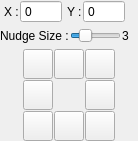
<?xml version="1.0" encoding="UTF-8"?>
<ui version="4.0">
 <class>moveWidget</class>
 <widget class="QWidget" name="moveWidget">
  <property name="geometry">
   <rect>
    <x>0</x>
    <y>0</y>
    <width>138</width>
    <height>141</height>
   </rect>
  </property>
  <property name="windowTitle">
   <string>Move Widget</string>
  </property>
  <layout class="QVBoxLayout" name="verticalLayout">
   <property name="spacing">
    <number>1</number>
   </property>
   <property name="margin">
    <number>0</number>
   </property>
   <item>
    <layout class="QHBoxLayout" name="horizontalLayout">
     <item>
      <widget class="QLabel" name="label">
       <property name="text">
        <string>X :</string>
       </property>
       <property name="indent">
        <number>4</number>
       </property>
      </widget>
     </item>
     <item>
      <widget class="QSpinBox" name="xPos_spinBox">
       <property name="toolTip">
        <string>Enter X coordinate</string>
       </property>
       <property name="buttonSymbols">
        <enum>QAbstractSpinBox::NoButtons</enum>
       </property>
       <property name="keyboardTracking">
        <bool>false</bool>
       </property>
       <property name="minimum">
        <number>-9999</number>
       </property>
       <property name="maximum">
        <number>9999</number>
       </property>
      </widget>
     </item>
     <item>
      <widget class="QLabel" name="label_2">
       <property name="text">
        <string>Y :</string>
       </property>
       <property name="indent">
        <number>4</number>
       </property>
      </widget>
     </item>
     <item>
      <widget class="QSpinBox" name="yPos_spinBox">
       <property name="toolTip">
        <string>Enter Y coordinate</string>
       </property>
       <property name="buttonSymbols">
        <enum>QAbstractSpinBox::NoButtons</enum>
       </property>
       <property name="keyboardTracking">
        <bool>false</bool>
       </property>
       <property name="minimum">
        <number>-9999</number>
       </property>
       <property name="maximum">
        <number>9999</number>
       </property>
      </widget>
     </item>
     <item>
      <spacer name="horizontalSpacer_3">
       <property name="orientation">
        <enum>Qt::Horizontal</enum>
       </property>
       <property name="sizeHint" stdset="0">
        <size>
         <width>40</width>
         <height>20</height>
        </size>
       </property>
      </spacer>
     </item>
    </layout>
   </item>
   <item>
    <layout class="QHBoxLayout" name="horizontalLayout_2">
     <item>
      <widget class="QLabel" name="label_3">
       <property name="text">
        <string>Nudge Size :</string>
       </property>
      </widget>
     </item>
     <item>
      <widget class="QSlider" name="nudge_slider">
       <property name="toolTip">
        <string>Change nudge value</string>
       </property>
       <property name="minimum">
        <number>1</number>
       </property>
       <property name="maximum">
        <number>10</number>
       </property>
       <property name="pageStep">
        <number>1</number>
       </property>
       <property name="value">
        <number>3</number>
       </property>
       <property name="orientation">
        <enum>Qt::Horizontal</enum>
       </property>
      </widget>
     </item>
     <item>
      <widget class="QLabel" name="label_4">
       <property name="minimumSize">
        <size>
         <width>16</width>
         <height>0</height>
        </size>
       </property>
       <property name="maximumSize">
        <size>
         <width>16</width>
         <height>16777215</height>
        </size>
       </property>
       <property name="text">
        <string>3</string>
       </property>
       <property name="margin">
        <number>1</number>
       </property>
      </widget>
     </item>
    </layout>
   </item>
   <item>
    <layout class="QHBoxLayout" name="horizontalLayout_3">
     <item>
      <spacer name="horizontalSpacer">
       <property name="orientation">
        <enum>Qt::Horizontal</enum>
       </property>
       <property name="sizeHint" stdset="0">
        <size>
         <width>40</width>
         <height>20</height>
        </size>
       </property>
      </spacer>
     </item>
     <item>
      <layout class="QGridLayout" name="gridLayout">
       <property name="spacing">
        <number>1</number>
       </property>
       <item row="1" column="0">
        <widget class="QPushButton" name="moveLeft_Button">
         <property name="minimumSize">
          <size>
           <width>30</width>
           <height>30</height>
          </size>
         </property>
         <property name="maximumSize">
          <size>
           <width>30</width>
           <height>30</height>
          </size>
         </property>
         <property name="toolTip">
          <string>Move to left direction</string>
         </property>
         <property name="icon">
          <iconset resource="resources.qrc">
           <normaloff>:/west</normaloff>
           <disabledoff>:/west_disabled</disabledoff>:/west</iconset>
         </property>
         <property name="iconSize">
          <size>
           <width>24</width>
           <height>24</height>
          </size>
         </property>
        </widget>
       </item>
       <item row="2" column="1">
        <widget class="QPushButton" name="moveDown_Button">
         <property name="minimumSize">
          <size>
           <width>30</width>
           <height>30</height>
          </size>
         </property>
         <property name="maximumSize">
          <size>
           <width>30</width>
           <height>30</height>
          </size>
         </property>
         <property name="toolTip">
          <string>Move to bottom direction</string>
         </property>
         <property name="icon">
          <iconset resource="resources.qrc">
           <normaloff>:/south</normaloff>
           <disabledoff>:/south_disabled</disabledoff>:/south</iconset>
         </property>
         <property name="iconSize">
          <size>
           <width>24</width>
           <height>24</height>
          </size>
         </property>
        </widget>
       </item>
       <item row="2" column="2">
        <widget class="QPushButton" name="moveDownRight_Button">
         <property name="minimumSize">
          <size>
           <width>30</width>
           <height>30</height>
          </size>
         </property>
         <property name="maximumSize">
          <size>
           <width>30</width>
           <height>30</height>
          </size>
         </property>
         <property name="toolTip">
          <string>Move to bottom right direction</string>
         </property>
         <property name="icon">
          <iconset resource="resources.qrc">
           <normaloff>:/southeast</normaloff>
           <disabledoff>:/southeast_disabled</disabledoff>:/southeast</iconset>
         </property>
         <property name="iconSize">
          <size>
           <width>24</width>
           <height>24</height>
          </size>
         </property>
        </widget>
       </item>
       <item row="2" column="0">
        <widget class="QPushButton" name="moveDownLeft_Button">
         <property name="minimumSize">
          <size>
           <width>30</width>
           <height>30</height>
          </size>
         </property>
         <property name="maximumSize">
          <size>
           <width>30</width>
           <height>30</height>
          </size>
         </property>
         <property name="toolTip">
          <string>Move to bottom left direction</string>
         </property>
         <property name="icon">
          <iconset resource="resources.qrc">
           <normaloff>:/southwest</normaloff>
           <disabledoff>:/southwest_disabled</disabledoff>:/southwest</iconset>
         </property>
         <property name="iconSize">
          <size>
           <width>24</width>
           <height>24</height>
          </size>
         </property>
        </widget>
       </item>
       <item row="1" column="2">
        <widget class="QPushButton" name="moveRight_Button">
         <property name="minimumSize">
          <size>
           <width>30</width>
           <height>30</height>
          </size>
         </property>
         <property name="maximumSize">
          <size>
           <width>30</width>
           <height>30</height>
          </size>
         </property>
         <property name="toolTip">
          <string>Move to right direction</string>
         </property>
         <property name="icon">
          <iconset resource="resources.qrc">
           <normaloff>:/east</normaloff>
           <disabledoff>:/east_disabled</disabledoff>:/east</iconset>
         </property>
         <property name="iconSize">
          <size>
           <width>24</width>
           <height>24</height>
          </size>
         </property>
        </widget>
       </item>
       <item row="0" column="2">
        <widget class="QPushButton" name="moveUpRight_Button">
         <property name="minimumSize">
          <size>
           <width>30</width>
           <height>30</height>
          </size>
         </property>
         <property name="maximumSize">
          <size>
           <width>30</width>
           <height>30</height>
          </size>
         </property>
         <property name="toolTip">
          <string>Move to top right direction</string>
         </property>
         <property name="icon">
          <iconset resource="resources.qrc">
           <normaloff>:/northeast</normaloff>
           <disabledoff>:/northeast_disabled</disabledoff>:/northeast</iconset>
         </property>
         <property name="iconSize">
          <size>
           <width>24</width>
           <height>24</height>
          </size>
         </property>
        </widget>
       </item>
       <item row="0" column="1">
        <widget class="QPushButton" name="moveUp_Button">
         <property name="minimumSize">
          <size>
           <width>30</width>
           <height>30</height>
          </size>
         </property>
         <property name="maximumSize">
          <size>
           <width>30</width>
           <height>30</height>
          </size>
         </property>
         <property name="toolTip">
          <string>Move to top direction</string>
         </property>
         <property name="icon">
          <iconset resource="resources.qrc">
           <normaloff>:/north</normaloff>
           <disabledoff>:/north_disabled</disabledoff>:/north</iconset>
         </property>
         <property name="iconSize">
          <size>
           <width>24</width>
           <height>24</height>
          </size>
         </property>
        </widget>
       </item>
       <item row="0" column="0">
        <widget class="QPushButton" name="moveUpLeft_Button">
         <property name="minimumSize">
          <size>
           <width>30</width>
           <height>30</height>
          </size>
         </property>
         <property name="maximumSize">
          <size>
           <width>30</width>
           <height>30</height>
          </size>
         </property>
         <property name="toolTip">
          <string>Move to top left direction</string>
         </property>
         <property name="icon">
          <iconset resource="resources.qrc">
           <normaloff>:/northwest</normaloff>
           <disabledoff>:/northwest_disabled</disabledoff>:/northwest</iconset>
         </property>
         <property name="iconSize">
          <size>
           <width>24</width>
           <height>24</height>
          </size>
         </property>
        </widget>
       </item>
      </layout>
     </item>
     <item>
      <spacer name="horizontalSpacer_2">
       <property name="orientation">
        <enum>Qt::Horizontal</enum>
       </property>
       <property name="sizeHint" stdset="0">
        <size>
         <width>40</width>
         <height>20</height>
        </size>
       </property>
      </spacer>
     </item>
    </layout>
   </item>
  </layout>
 </widget>
 <tabstops>
  <tabstop>xPos_spinBox</tabstop>
  <tabstop>yPos_spinBox</tabstop>
  <tabstop>nudge_slider</tabstop>
  <tabstop>moveUpLeft_Button</tabstop>
  <tabstop>moveUp_Button</tabstop>
  <tabstop>moveUpRight_Button</tabstop>
  <tabstop>moveLeft_Button</tabstop>
  <tabstop>moveRight_Button</tabstop>
  <tabstop>moveDownLeft_Button</tabstop>
  <tabstop>moveDown_Button</tabstop>
  <tabstop>moveDownRight_Button</tabstop>
 </tabstops>
 <resources>
  <include location="resources.qrc"/>
 </resources>
 <connections>
  <connection>
   <sender>nudge_slider</sender>
   <signal>valueChanged(int)</signal>
   <receiver>label_4</receiver>
   <slot>setNum(int)</slot>
   <hints>
    <hint type="sourcelabel">
     <x>106</x>
     <y>35</y>
    </hint>
    <hint type="destinationlabel">
     <x>128</x>
     <y>33</y>
    </hint>
   </hints>
  </connection>
 </connections>
</ui>
